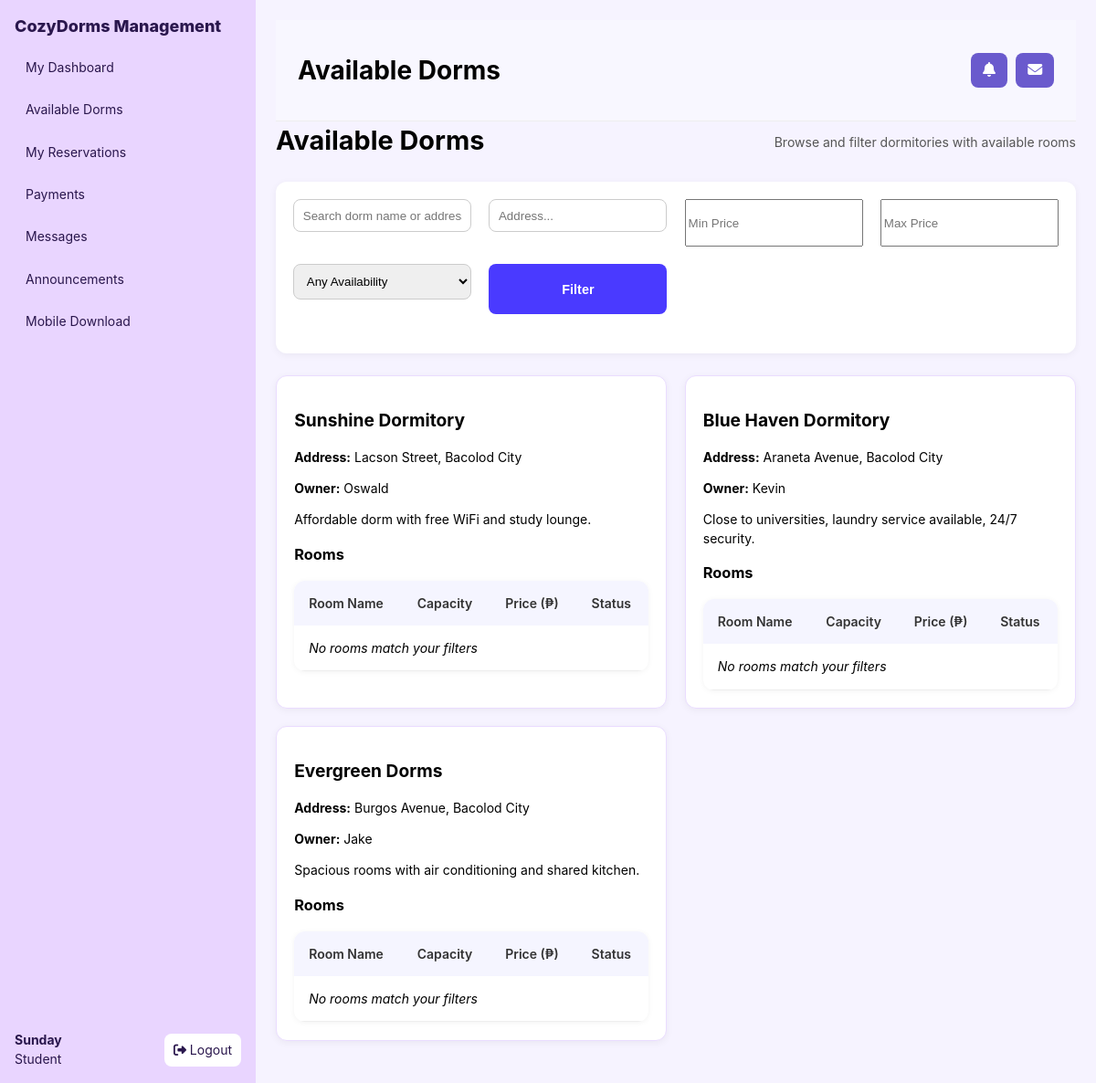
/modules/available_dorms.php (signed in), run on the app's committed database.
### tables this page shows
CREATE TABLE `dormitories` (
  `dorm_id` int(11) NOT NULL,
  `owner_id` int(11) NOT NULL,
  `name` varchar(150) NOT NULL,
  `address` varchar(255) NOT NULL,
  `description` text DEFAULT NULL,
  `verified` tinyint(1) DEFAULT 0,
  `created_at` timestamp NOT NULL DEFAULT current_timestamp(),
  `latitude` decimal(10,8) DEFAULT NULL,
  `longitude` decimal(11,8) DEFAULT NULL,
  `status` enum('pending','verified','error') NOT NULL DEFAULT 'pending',
  `updated_at` timestamp NOT NULL DEFAULT current_timestamp() ON UPDATE current_timestamp()
);

CREATE TABLE `users` (
  `user_id` int(11) NOT NULL,
  `name` varchar(100) NOT NULL,
  `email` varchar(150) NOT NULL,
  `password` varchar(255) NOT NULL,
  `role` enum('admin','owner','student') NOT NULL DEFAULT 'student',
  `created_at` timestamp NOT NULL DEFAULT current_timestamp(),
  `verified` tinyint(1) NOT NULL DEFAULT 0 COMMENT '0 = Pending, 1 = Verified, -1 = Rejected'
);

### modules/available_dorms.php (the view, shortened to what this page needs)
<?php
include __DIR__ . '/../partials/header.php';
$search = trim($_GET['search'] ?? '');
$address = trim($_GET['address'] ?? '');
$min_price = $_GET['min_price'] ?? '';
$max_price = $_GET['max_price'] ?? '';
$sql = "
    SELECT d.dorm_id, d.name AS dorm_name, d.address, d.description,
           u.name AS owner_name
    FROM dormitories d
    JOIN users u ON d.owner_id = u.user_id
    WHERE 1=1
";
$params = [];
$stmt = $pdo->prepare($sql);
$stmt->execute($params);
$dorms = $stmt->fetchAll(PDO::FETCH_ASSOC);
?>
<div class="page-header">
  <h1>Available Dorms</h1>
  <p>Browse and filter dormitories with available rooms</p>
</div>
<div class="form-area">
  <form method="get" class="grid-4">
    <input type="text" name="search" placeholder="Search dorm name or address..." value="<?=htmlspecialchars($search)?>">
    <input type="text" name="location" placeholder="Address..." value="<?=htmlspecialchars($address)?>">
    <input type="number" step="0.01" name="min_price" placeholder="Min Price" value="<?=htmlspecialchars($min_price)?>">
    <input type="number" step="0.01" name="max_price" placeholder="Max Price" value="<?=htmlspecialchars($max_price)?>">
    <select name="availability">
      <option value="">Any Availability</option>
    </select>
    <button type="submit" class="btn">Filter</button>
  </form>
</div>
<div class="grid-2">
<?php foreach ($dorms as $dorm): ?>
  <div class="card">
    <h2><?=htmlspecialchars($dorm['dorm_name'])?></h2>
    <p><strong>Address:</strong> <?=htmlspecialchars($dorm['address'])?></p>
    <p><strong>Owner:</strong> <?=htmlspecialchars($dorm['owner_name'])?></p>
    <p><?=nl2br(htmlspecialchars($dorm['description']))?></p>
    <h3>Rooms</h3>
    <table>
      <thead>
        <tr>
          <th>Room Name</th>
          <th>Capacity</th>
          <th>Price (₱)</th>
          <th>Status</th>
        </tr>
      </thead>
      <tbody>
        <?php
        $room_sql = "SELECT * FROM rooms WHERE dorm_id = ?";
        $room_params = [$dorm['dorm_id']];
        $rooms = $pdo->prepare($room_sql);
        $rooms->execute($room_params);
        $rooms = $rooms->fetchAll(PDO::FETCH_ASSOC);
        ?>
        <?php if ($rooms): ?>
          <?php foreach ($rooms as $room): ?>
          <tr>
            <td><?=htmlspecialchars($room['room_name'])?></td>
            <td><?=htmlspecialchars($room['capacity'])?></td>
            <td><?=number_format($room['price'], 2)?></td>
            <td>
              <?php if ($room['availability']): ?>
                <span class="badge success">Available</span>
              <?php else: ?>
                <span class="badge error">Unavailable</span>
              <?php endif; ?>
            </td>
          </tr>
          <?php endforeach; ?>
        <?php else: ?>
          <tr><td colspan="4"><em>No rooms match your filters</em></td></tr>
        <?php endif; ?>
      </tbody>
    </table>
  </div>
<?php endforeach; ?>
</div>
<?php include __DIR__ . '/../partials/footer.php'; ?>

### assets/style.css (style rules this page uses)
:root { --bg:#f6f3ff; --panel:#fff; --ink:#1f1147; --muted:#7a68b8; --primary:#8b5cf6; --primary-2:#a78bfa; --border:#eadcff; }
* { box-sizing:border-box }
body { margin:0;font:14px/1.45 Inter,system-ui,Segoe UI,Arial }
.card { background:var(--panel);border:1px solid var(--border);border-radius:16px;padding:18px }
.card { background: #fff; padding: 1rem; border-radius: 10px; box-shadow: 0 2px 6px rgba(0,0,0,0.05); }

### assets/modules.css (style rules this page uses)
.page-header { display: flex; justify-content: space-between; align-items: center; margin-bottom: 1.5rem; }
.page-header h1 { font-size: 1.8rem; margin: 0; }
.page-header p { color: #555; margin: 0.3rem 0 0; }
.grid-4, .grid-2 { display: grid; gap: 1.2rem; margin-bottom: 1.5rem; }
.grid-4 { grid-template-columns: repeat(4, 1fr); }
.grid-2 { grid-template-columns: repeat(2, 1fr); }
.card { background: #fff; border-radius: 12px; padding: 1.2rem; box-shadow: 0 2px 8px rgba(0,0,0,0.05); }
.card h2 { font-size: 1.2rem; margin-bottom: 1rem; }
table { width: 100%; border-collapse: collapse; margin-top: 1rem; }
thead { background: #f9f9f9; }
thead th { text-align: left; padding: 0.8rem; font-weight: 600; }
tbody tr { border-bottom: 1px solid #eee; }
tbody td { padding: 0.8rem; vertical-align: middle; }
.btn { background: #4A3AFF; color: #fff; padding: 0.5rem 1rem; border: none; border-radius: 8px; font-size: 0.9rem; cursor: pointer; transition: background 0.2s; }
.form-area { background: #fff; padding: 1.2rem; border-radius: 12px; box-shadow: 0 2px 8px rgba(0,0,0,0.05); margin-bottom: 1.5rem; }
.form-area input[type="text"], .form-area textarea, .form-area select { width: 100%; padding: 0.6rem; margin-bottom: 1rem; border: 1px solid #ccc; border-radius: 8px; }
table { width: 100%; border-collapse: collapse; margin-top: 1rem; background: #fff; border-radius: 12px; overflow: hidden; box-shadow: 0 1px 6px rgba(0,0,0,0.05); }
thead { background: #f5f5ff; }
thead th { text-align: left; padding: 0.9rem 1rem; font-weight: 600; color: #333; }
tbody tr { border-bottom: 1px solid #eee; transition: background 0.2s; }
tbody td { padding: 0.9rem 1rem; vertical-align: middle; }
button, .btn { background: #4A3AFF; color: #fff; padding: 0.5rem 1.2rem; border: none; border-radius: 8px; font-size: 0.9rem; cursor: pointer; font-weight: 600; transition: background 0.2s ease; }

### data on the page
dormitories: name "Sunshine Dormitory", address "Lacson Street, Bacolod City", owner.name "Oswald", description "Affordable dorm with free WiFi and study lounge."
dormitories: name "Blue Haven Dormitory", address "Araneta Avenue, Bacolod City", owner.name "Kevin", description "Close to universities, laundry service available, 24/7 security."
dormitories: name "Evergreen Dorms", address "Burgos Avenue, Bacolod City", owner.name "Jake", description "Spacious rooms with air conditioning and shared kitchen."

### other printed values
$user['name'] "Sunday"
$user['role'] "Student"
$page_title "Available Dorms"
